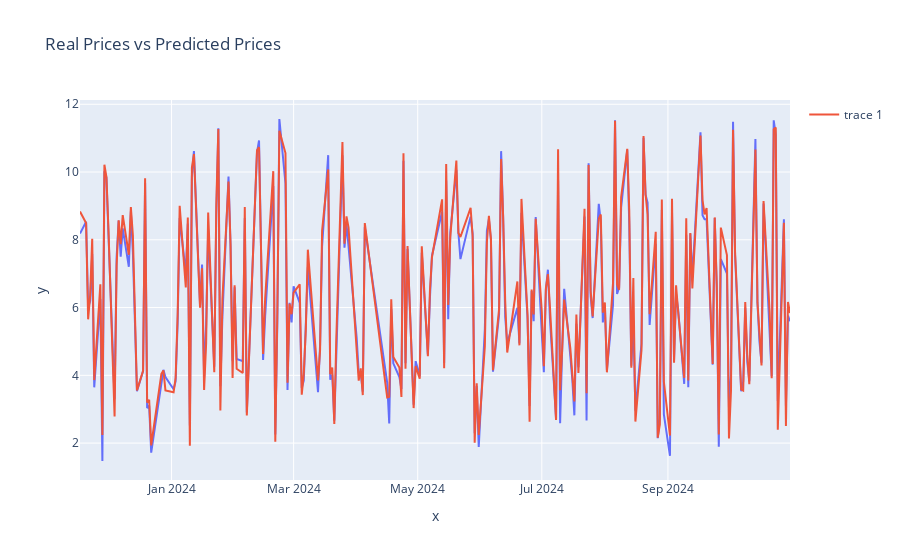

Notebook code for this chart:
### Markdown cell above
# Evaluation

### Code cell
# conpare real and predicted prices
import plotly.express as px

fig = px.line(x=data['date'][-len(real_prices):], y=real_prices, title='Real Prices vs Predicted Prices')
fig.add_scatter(x=data['date'][-len(predicted_prices):], y=predicted_prices, mode='lines')

fig.show()

### Figure 1 — Plotly figure (JSON) as saved in the notebook; plotly's stock layout.template omitted (floating-point values rounded to 4 significant figures; data arrays with more than 128 entries replaced by an {"elided": "..."} marker saying what was removed)
{"data": [{"hovertemplate": "x=%{x}<br>y=%{y}<extra></extra>", "legendgroup": "", "line": {"color": "#636efa", "dash": "solid"}, "marker": {"symbol": "circle"}, "mode": "lines", "name": "", "orientation": "v", "showlegend": false, "type": "scatter", "x": {"elided": "227 str values"}, "xaxis": "x", "y": {"elided": "227 float values"}, "yaxis": "y"}, {"mode": "lines", "type": "scatter", "x": {"elided": "227 str values"}, "y": {"elided": "227 float values"}}], "layout": {"legend": {"tracegroupgap": 0}, "title": {"text": "Real Prices vs Predicted Prices"}, "xaxis": {"anchor": "y", "domain": [0, 1], "title": {"text": "x"}}, "yaxis": {"anchor": "x", "domain": [0, 1], "title": {"text": "y"}}}}
